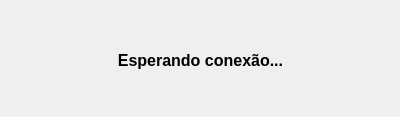
<?xml version="1.0" encoding="UTF-8"?>
<ui version="4.0">
 <class>ServidorForm</class>
 <widget class="QWidget" name="ServidorForm">
  <property name="geometry">
   <rect>
    <x>0</x>
    <y>0</y>
    <width>400</width>
    <height>117</height>
   </rect>
  </property>
  <property name="windowTitle">
   <string>Form</string>
  </property>
  <widget class="QLabel" name="label">
   <property name="geometry">
    <rect>
     <x>60</x>
     <y>30</y>
     <width>281</width>
     <height>61</height>
    </rect>
   </property>
   <property name="font">
    <font>
     <pointsize>12</pointsize>
     <weight>75</weight>
     <bold>true</bold>
    </font>
   </property>
   <property name="text">
    <string>Esperando conexão...</string>
   </property>
   <property name="alignment">
    <set>Qt::AlignCenter</set>
   </property>
  </widget>
 </widget>
 <resources/>
 <connections/>
</ui>
